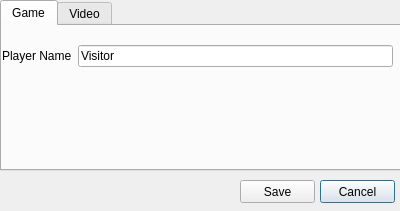
<?xml version="1.0" encoding="UTF-8"?>
<ui version="4.0">
 <class>Dialog</class>
 <widget class="QDialog" name="Dialog">
  <property name="windowModality">
   <enum>Qt::WindowModal</enum>
  </property>
  <property name="geometry">
   <rect>
    <x>0</x>
    <y>0</y>
    <width>400</width>
    <height>211</height>
   </rect>
  </property>
  <property name="windowTitle">
   <string>Options</string>
  </property>
  <property name="modal">
   <bool>true</bool>
  </property>
  <widget class="QTabWidget" name="tabWidget">
   <property name="geometry">
    <rect>
     <x>0</x>
     <y>0</y>
     <width>401</width>
     <height>171</height>
    </rect>
   </property>
   <property name="currentIndex">
    <number>0</number>
   </property>
   <widget class="QWidget" name="gameTab">
    <attribute name="title">
     <string>Game</string>
    </attribute>
    <widget class="QWidget" name="verticalLayoutWidget">
     <property name="geometry">
      <rect>
       <x>0</x>
       <y>10</y>
       <width>391</width>
       <height>41</height>
      </rect>
     </property>
     <layout class="QVBoxLayout" name="verticalLayout">
      <item>
       <layout class="QHBoxLayout" name="horizontalLayout">
        <item>
         <widget class="QLabel" name="labelPlayerName">
          <property name="text">
           <string>Player Name</string>
          </property>
         </widget>
        </item>
        <item>
         <widget class="QLineEdit" name="linePlayerName">
          <property name="text">
           <string>Visitor</string>
          </property>
         </widget>
        </item>
       </layout>
      </item>
     </layout>
    </widget>
   </widget>
   <widget class="QWidget" name="videoTab">
    <attribute name="title">
     <string>Video</string>
    </attribute>
    <widget class="QWidget" name="verticalLayoutWidget_2">
     <property name="geometry">
      <rect>
       <x>0</x>
       <y>10</y>
       <width>391</width>
       <height>131</height>
      </rect>
     </property>
     <layout class="QVBoxLayout" name="verticalLayout_2">
      <item>
       <layout class="QHBoxLayout" name="horizontalLayout_2">
        <item>
         <widget class="QLabel" name="labelResolution">
          <property name="text">
           <string>Resolution</string>
          </property>
         </widget>
        </item>
        <item>
         <widget class="QComboBox" name="comboBox">
          <property name="autoFillBackground">
           <bool>false</bool>
          </property>
          <property name="editable">
           <bool>true</bool>
          </property>
         </widget>
        </item>
       </layout>
      </item>
      <item>
       <layout class="QHBoxLayout" name="horizontalLayout_4">
        <item>
         <widget class="QCheckBox" name="checkBoxBloom">
          <property name="text">
           <string>Boom Effect</string>
          </property>
         </widget>
        </item>
       </layout>
      </item>
     </layout>
    </widget>
   </widget>
  </widget>
  <widget class="QPushButton" name="optCancelButton">
   <property name="geometry">
    <rect>
     <x>320</x>
     <y>180</y>
     <width>75</width>
     <height>23</height>
    </rect>
   </property>
   <property name="text">
    <string>Cancel</string>
   </property>
  </widget>
  <widget class="QPushButton" name="optSaveButton">
   <property name="geometry">
    <rect>
     <x>240</x>
     <y>180</y>
     <width>75</width>
     <height>23</height>
    </rect>
   </property>
   <property name="text">
    <string>Save</string>
   </property>
  </widget>
 </widget>
 <resources/>
 <connections/>
</ui>
